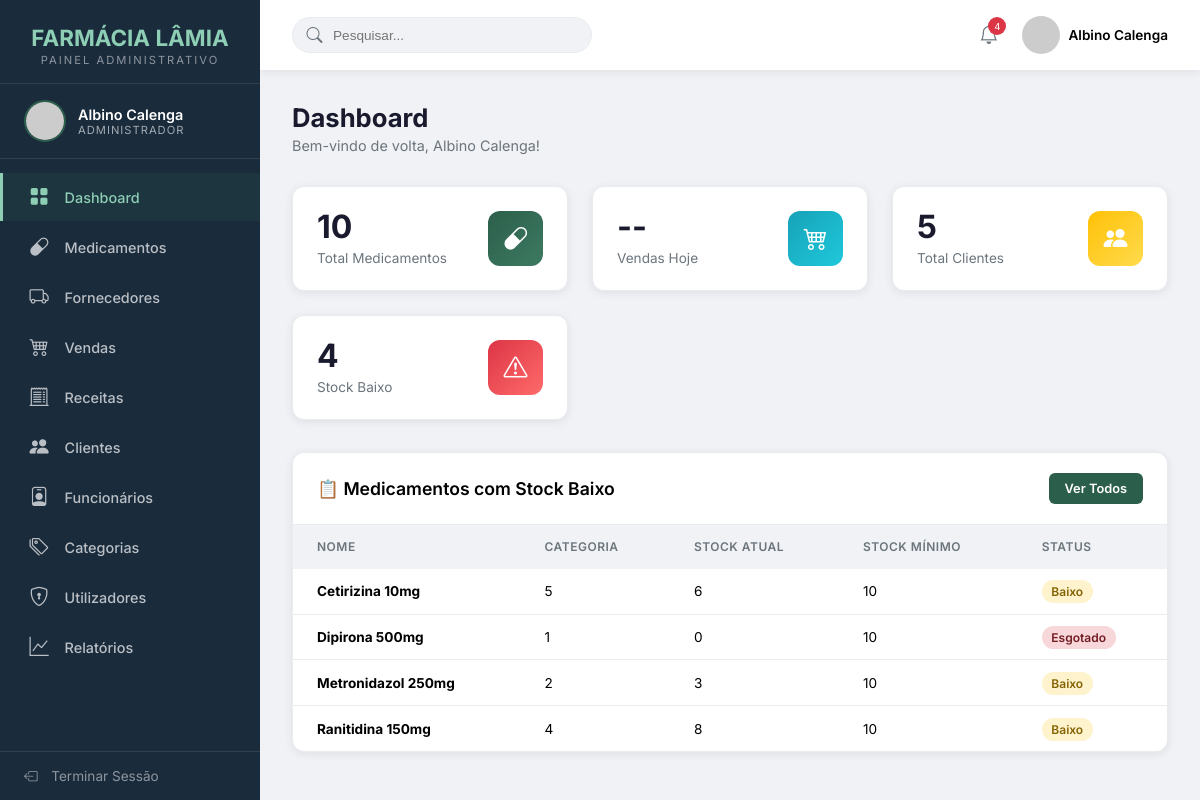
The app's page /VIEWS/Admin/index.php (signed in) with its own data.
### tables this page shows
CREATE TABLE `funcionario` (
  `idFuncionario` int NOT NULL AUTO_INCREMENT,
  `nome` varchar(100) NOT NULL,
  `sexo` enum('Masculino','Feminino') NOT NULL,
  `dataNascimento` date DEFAULT NULL,
  `telefone` varchar(20) DEFAULT NULL,
  `email` varchar(100) DEFAULT NULL,
  `cargo` varchar(50) NOT NULL,
  `salario` decimal(10,2) DEFAULT NULL,
  `dataAdmissao` date DEFAULT NULL,
  `endereco` varchar(200) DEFAULT NULL,
  PRIMARY KEY (`idFuncionario`),
  UNIQUE KEY `email` (`email`),
  KEY `idx_funcionario_nome` (`nome`)
);

CREATE TABLE `medicamento` (
  `idMedicamento` int NOT NULL AUTO_INCREMENT,
  `nome` varchar(120) NOT NULL,
  `descricao` text,
  `principioAtivo` varchar(100) DEFAULT NULL,
  `dosagem` varchar(50) DEFAULT NULL,
  `precoCompra` decimal(10,2) NOT NULL,
  `precoVenda` decimal(10,2) NOT NULL,
  `quantidadeEstoque` int NOT NULL DEFAULT '0',
  `estoqueMinimo` int NOT NULL DEFAULT '10',
  `dataFabricacao` date DEFAULT NULL,
  `dataValidade` date NOT NULL,
  `necessitaReceita` tinyint(1) DEFAULT '0',
  `idCategoria` int NOT NULL,
  `idFornecedor` int NOT NULL,
  PRIMARY KEY (`idMedicamento`),
  KEY `fk_categoria` (`idCategoria`),
  KEY `fk_fornecedor` (`idFornecedor`),
  KEY `idx_medicamento_nome` (`nome`),
  KEY `idx_medicamento_validade` (`dataValidade`),
  CONSTRAINT `fk_categoria` FOREIGN KEY (`idCategoria`) REFERENCES `categoria` (`idCategoria`) ON DELETE CASCADE ON UPDATE CASCADE,
  CONSTRAINT `fk_fornecedor` FOREIGN KEY (`idFornecedor`) REFERENCES `fornecedor` (`idFornecedor`) ON DELETE CASCADE ON UPDATE CASCADE
);

### VIEWS/Admin/index.php (the view, shortened to what the rows shown need)
<?php
$usuario = $_SESSION['usuario'];
$nivel = $usuario['nivel'];
require_once '../../CONTROLLER/MedicamentoController.php';
require_once '../../CONTROLLER/FuncionarioController.php';
$medicamentoController = new MedicamentoController();
$funcionarioController = new FuncionarioController();
$listaMedicamentos = $medicamentoController->listar()['data'] ?? [];
$nomeFuncionario = '';
if ($usuario['idFuncionario']) {
    $funcionario = $funcionarioController->buscarPorId($usuario['idFuncionario']);
    if ($funcionario['success']) {
        $nomeFuncionario = $funcionario['data']->getNome();
    }
}
?>
<!DOCTYPE html>
<html lang="pt">
<head>
    <link rel="stylesheet" href="https://cdn.jsdelivr.net/npm/bootstrap-icons@1.11.3/font/bootstrap-icons.css">
</head>
<body>
    <aside class="sidebar" id="sidebar">
        <div class="sidebar-logo">
            <h2>FARMÁCIA LÂMIA</h2>
        </div>
        <div class="sidebar-user">
            <div class="sidebar-user-info">
                <div class="nome"><?php echo htmlspecialchars($nomeFuncionario ?: $usuario['username']); ?></div>
                <div class="nivel"><?php echo htmlspecialchars($nivel); ?></div>
            </div>
        </div>
    </aside>
    <div class="main-content">
        <header class="topbar">
            <div class="topbar-right">
                <div class="topbar-user">
                    <img src="../../assets/img/user-avatar.jpg" alt="Avatar" onerror="this.src='https://ui-avatars.com/api/?name=<?php echo urlencode($nomeFuncionario ?: $usuario['username']); ?>&background=2c5f4b&color=fff'">
                    <span><?php echo htmlspecialchars($nomeFuncionario ?: $usuario['username']); ?></span>
                </div>
            </div>
        </header>
        <div class="page-content">
            <h1 class="page-title">Dashboard</h1>
            <p class="page-subtitle">Bem-vindo de volta, <?php echo htmlspecialchars($nomeFuncionario ?: $usuario['username']); ?>!</p>
            <div class="cards-grid">
                <div class="card">
                </div>
                <div class="card">
                </div>
                <div class="card">
                </div>
                <div class="card">
                </div>
            </div>
            <div class="table-container">
                <div class="table-header">
                </div>
                <table>
                    <thead>
                        <tr>
                            <th>Nome</th>
                            <th>Categoria</th>
                            <th>Stock Atual</th>
                            <th>Stock Mínimo</th>
                            <th>Status</th>
                        </tr>
                    </thead>
                    <tbody>
                        <?php
                        $count = 0;
                        foreach ($listaMedicamentos as $med):
                            if ($med->getQuantidadeEstoque() < 10 && $count < 5):
                                $count++;
                                $statusClass = $med->getQuantidadeEstoque() == 0 ? 'badge-danger' : 'badge-warning';
                                $statusText = $med->getQuantidadeEstoque() == 0 ? 'Esgotado' : 'Baixo';
                        ?>
                        <tr>
                            <td><strong><?php echo htmlspecialchars($med->getNome()); ?></strong></td>
                            <td><?php echo htmlspecialchars($med->getIdCategoria()); ?></td>
                            <td><?php echo $med->getQuantidadeEstoque(); ?></td>
                            <td><?php echo $med->getEstoqueMinimo(); ?></td>
                            <td><span class="badge-status <?php echo $statusClass; ?>"><?php echo $statusText; ?></span></td>
                        </tr>
                        <?php
                            endif;
                        endforeach;
                        ?>
                    </tbody>
                </table>
            </div>
        </div>
    </div>
</body>
</html>

### records on screen
funcionario: nome "Albino Calenga"
medicamento: nome "Cetirizina 10mg", idCategoria "5", quantidadeEstoque "6", estoqueMinimo "10", quantidadeEstoque "Baixo"
medicamento: nome "Dipirona 500mg", idCategoria "1", quantidadeEstoque "0", estoqueMinimo "10", quantidadeEstoque "Esgotado"
medicamento: nome "Metronidazol 250mg", idCategoria "2", quantidadeEstoque "3", estoqueMinimo "10", quantidadeEstoque "Baixo"
medicamento: nome "Ranitidina 150mg", idCategoria "4", quantidadeEstoque "8", estoqueMinimo "10", quantidadeEstoque "Baixo"

### other values on screen
$nivel "ADMINISTRADOR"
$medicamentosBaixoStock "4"
$totalMedicamentos "10"
$vendasHoje ?: '--' "--"
$totalClientes "5"
